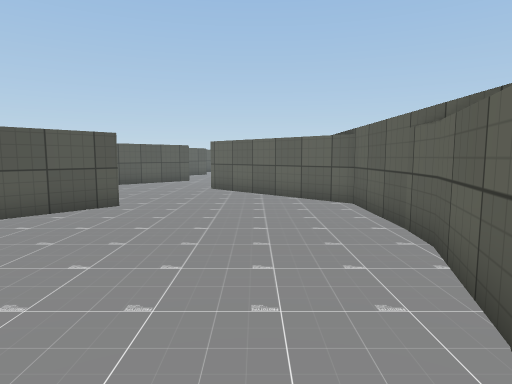
view 1 (above)

16 first-person views from a walk through a scene from a Unity 3-D project. The camera is 1.2 m above the floor, tilts 6° down and sees 75° across. The floor is counted in squares, 1 m on a side. Each view is taken from the middle of a square. On the plan, view 1 faces up. The plan holds only what a view shows up to about 14 squares ahead; the rest is blank. The place goes on beyond the plan. The player character is not drawn. Some animated figures are not drawn. Some surface patterns are stand-ins.

view 2
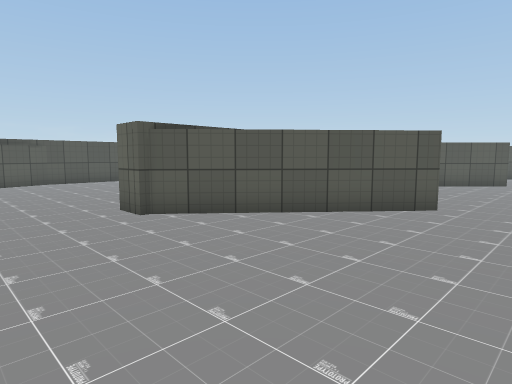

view 3
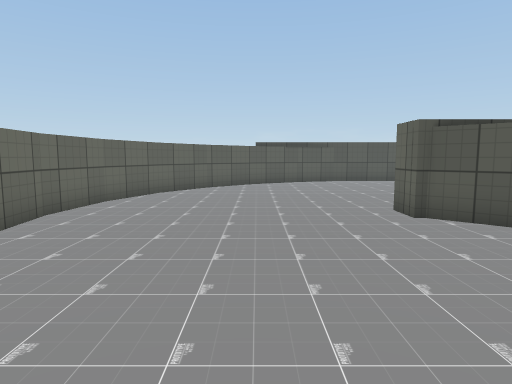

view 4
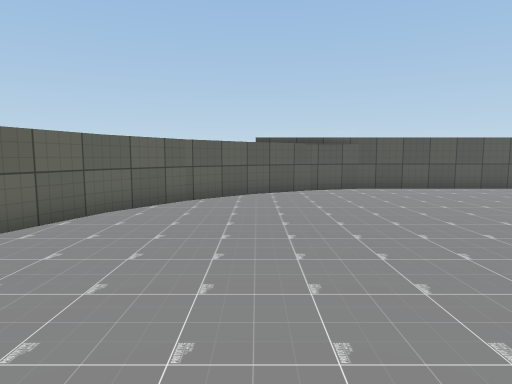

view 5
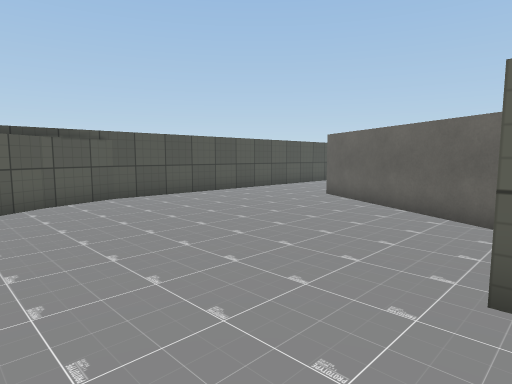

view 6
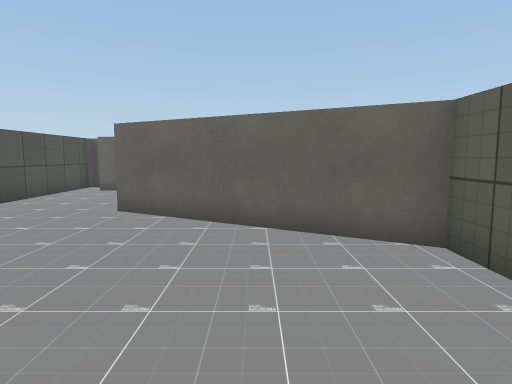

view 7
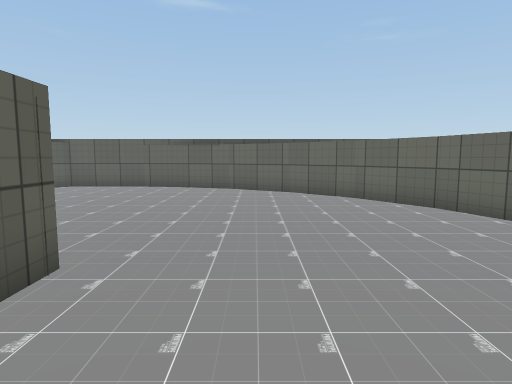

view 8
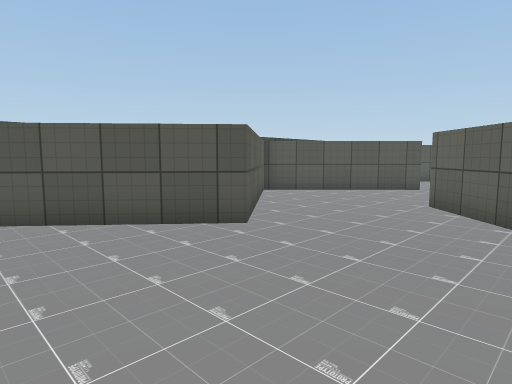

view 9
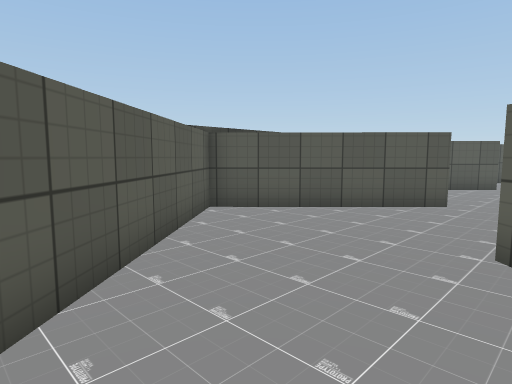

view 10
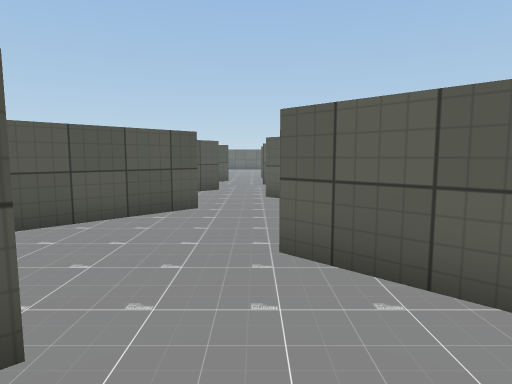

view 11
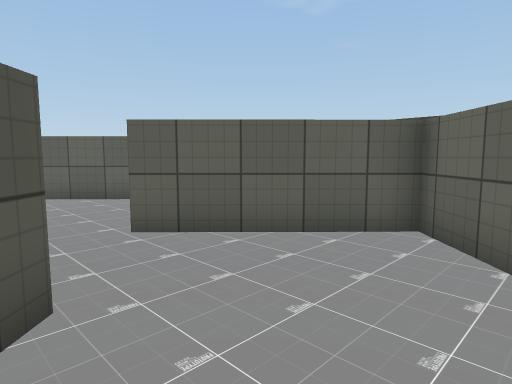

view 12
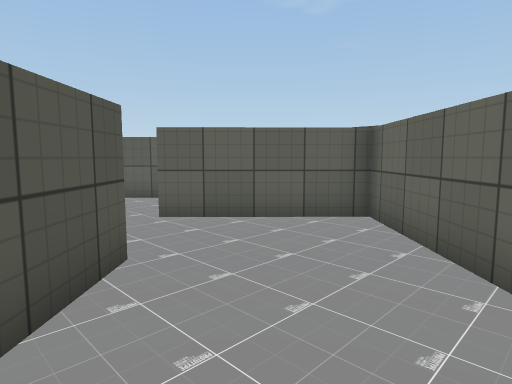

view 13
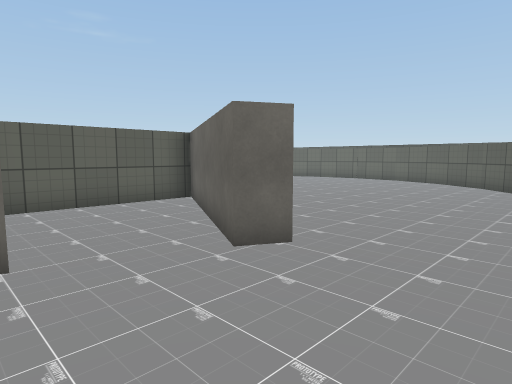

view 14
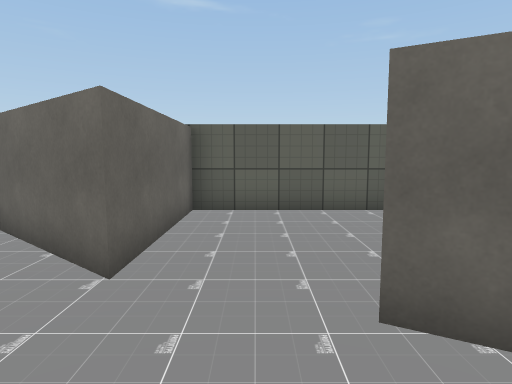

view 15
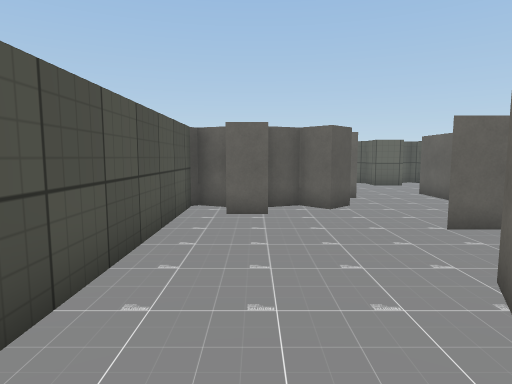

view 16
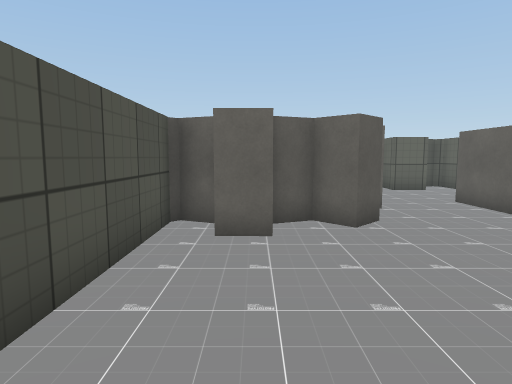

### Floor plan
Key: @ floor where view 1 was taken; # wall or solid block; . floor; ^ raised ledge; O other object.
Columns run from 18 left of view 1 to 3 right of it. Each row starts with its distance up from view 1.
 24               ...#^
 23          ^^   #....^
 22        # .^  ^#....^
 21        ##.  ^^....^^
 20       ...   ^....#^
 19       ...    ....#
 18      ...O     ....^
 17      O..O     #....^
 16      ...O    ^#.....^
 15 ^OOOO..O    ^^.....^
 14 ^.O....O   #^.....^
 13 ^....OOOOO##.....#
 12 ^.........##.....#^
 11 ^.........^ ^.....^^
 10 ^...OO....^  ^.....^^
  9 ^....OO...^  ^#.....^^
  8 ^.....OOO.^   #......^
  7 ^.......OOO  ^.......^
  6 ^.........^ ^^.......^
  5 ^.........###........^
  4 ^.........##........^^
  3 ^...................^^
  2 ^^..................^
  1  ^.................^
  0   ^...............@^
 -1   ^^..............^
 -2    ^^............^
 -3      ^.........^^
 -4       ^^^^.^^^^
 -5           ^

Where each view was taken, in squares from view 1:
view 1: 0 up, 0 right, facing up
view 2: 0 up, 1 left, facing up-left
view 3: 0 up, 1 left, facing left
view 4: 0 up, 5 left, facing left
view 5: 0 up, 8 left, facing up-left
view 6: 2 up, 11 left, facing up
view 7: 1 up, 11 left, facing right
view 8: 4 up, 1 right, facing up-left
view 9: 8 up, 1 left, facing up-left
view 10: 15 up, 2 left, facing up
view 11: 14 up, 4 left, facing up-right
view 12: 19 up, 5 left, facing up-right
view 13: 13 up, 17 left, facing down-right
view 14: 11 up, 16 left, facing right
view 15: 7 up, 16 left, facing up
view 16: 9 up, 16 left, facing up
